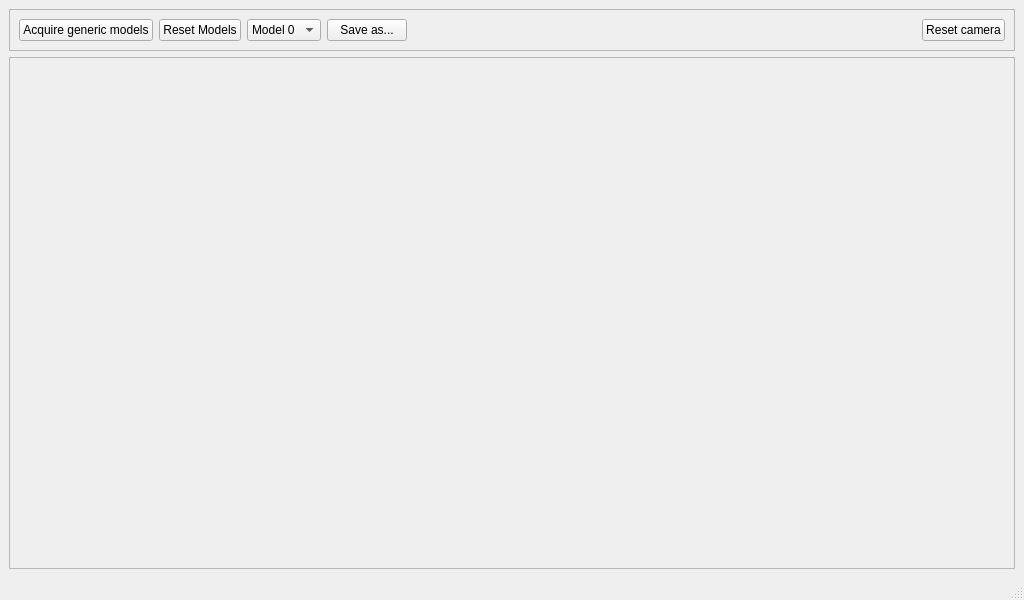
<?xml version="1.0" encoding="UTF-8"?>
<ui version="4.0">
 <class>ModelAcquisitionWindow</class>
 <widget class="QMainWindow" name="ModelAcquisitionWindow">
  <property name="geometry">
   <rect>
    <x>0</x>
    <y>0</y>
    <width>1024</width>
    <height>600</height>
   </rect>
  </property>
  <property name="windowTitle">
   <string>3D View</string>
  </property>
  <widget class="QWidget" name="centralwidget">
   <layout class="QVBoxLayout" name="verticalLayout">
    <item>
     <widget class="QFrame" name="frame">
      <property name="sizePolicy">
       <sizepolicy hsizetype="Preferred" vsizetype="Fixed">
        <horstretch>0</horstretch>
        <verstretch>0</verstretch>
       </sizepolicy>
      </property>
      <property name="frameShape">
       <enum>QFrame::StyledPanel</enum>
      </property>
      <property name="frameShadow">
       <enum>QFrame::Raised</enum>
      </property>
      <layout class="QHBoxLayout" name="horizontalLayout">
       <item>
        <widget class="QPushButton" name="acquireModelsButton">
         <property name="text">
          <string>Acquire generic models</string>
         </property>
        </widget>
       </item>
       <item>
        <widget class="QPushButton" name="resetModelsButton">
         <property name="text">
          <string>Reset Models</string>
         </property>
        </widget>
       </item>
       <item>
        <widget class="QComboBox" name="modelComboBox">
         <item>
          <property name="text">
           <string>Model 0</string>
          </property>
         </item>
         <item>
          <property name="text">
           <string>Model 1</string>
          </property>
         </item>
         <item>
          <property name="text">
           <string>Model 2</string>
          </property>
         </item>
         <item>
          <property name="text">
           <string>Model 3</string>
          </property>
         </item>
         <item>
          <property name="text">
           <string>Model 4</string>
          </property>
         </item>
         <item>
          <property name="text">
           <string>Model 5</string>
          </property>
         </item>
        </widget>
       </item>
       <item>
        <widget class="QPushButton" name="saveMeshButton">
         <property name="text">
          <string>Save as...</string>
         </property>
        </widget>
       </item>
       <item>
        <spacer name="horizontalSpacer">
         <property name="orientation">
          <enum>Qt::Horizontal</enum>
         </property>
         <property name="sizeHint" stdset="0">
          <size>
           <width>40</width>
           <height>20</height>
          </size>
         </property>
        </spacer>
       </item>
       <item>
        <widget class="QPushButton" name="resetCamera">
         <property name="text">
          <string>Reset camera</string>
         </property>
        </widget>
       </item>
      </layout>
     </widget>
    </item>
    <item>
     <widget class="QFrame" name="frame_2">
      <property name="frameShape">
       <enum>QFrame::StyledPanel</enum>
      </property>
      <property name="frameShadow">
       <enum>QFrame::Raised</enum>
      </property>
      <layout class="QHBoxLayout" name="horizontalLayout_2">
       <item>
        <widget class="ntk::MeshViewer" name="mesh_view" native="true">
         <property name="minimumSize">
          <size>
           <width>490</width>
           <height>468</height>
          </size>
         </property>
         <property name="focusPolicy">
          <enum>Qt::ClickFocus</enum>
         </property>
         <layout class="QHBoxLayout" name="horizontalLayout_3"/>
        </widget>
       </item>
       <item>
        <widget class="ntk::ImageWidget" name="object_view" native="true"/>
       </item>
      </layout>
     </widget>
    </item>
   </layout>
  </widget>
  <widget class="QMenuBar" name="menubar">
   <property name="geometry">
    <rect>
     <x>0</x>
     <y>0</y>
     <width>1024</width>
     <height>22</height>
    </rect>
   </property>
  </widget>
  <widget class="QStatusBar" name="statusbar"/>
  <action name="action_Grab_and_Move">
   <property name="text">
    <string>Grab and Move</string>
   </property>
  </action>
  <action name="action_Grab_Sequence">
   <property name="text">
    <string>Grab Sequence</string>
   </property>
  </action>
  <action name="actionModel_and_Move">
   <property name="text">
    <string>Model and Move</string>
   </property>
  </action>
  <action name="actionModel_Sequence">
   <property name="text">
    <string>Model Sequence</string>
   </property>
  </action>
 </widget>
 <customwidgets>
  <customwidget>
   <class>ntk::MeshViewer</class>
   <extends>QWidget</extends>
   <header location="global">ntk/mesh/mesh_viewer.h</header>
   <container>1</container>
  </customwidget>
  <customwidget>
   <class>ntk::ImageWidget</class>
   <extends>QWidget</extends>
   <header location="global">ntk/gui/image_widget.h</header>
   <container>1</container>
  </customwidget>
 </customwidgets>
 <resources/>
 <connections>
  <connection>
   <sender>acquireModelsButton</sender>
   <signal>clicked()</signal>
   <receiver>actionModel_and_Move</receiver>
   <slot>trigger()</slot>
   <hints>
    <hint type="sourcelabel">
     <x>178</x>
     <y>44</y>
    </hint>
    <hint type="destinationlabel">
     <x>-1</x>
     <y>-1</y>
    </hint>
   </hints>
  </connection>
 </connections>
</ui>
